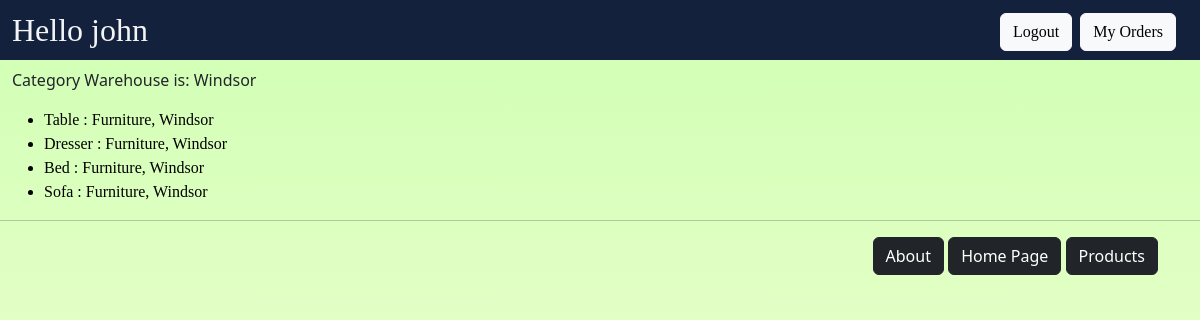
Screenshot of /myaoo/1/ (signed in) with the database file from the repository.
### myaoo/models.py (models this page shows, shortened)
class Category(models.Model):
    name = models.CharField(max_length=250)
    warehouse = models.CharField(max_length=250, default='None')
    def __str__(self):
        return self.name + ", " + self.warehouse

class Product(models.Model):
    category = models.ForeignKey(Category, related_name='products', on_delete=models.CASCADE)
    name = models.CharField(max_length=250)
    price = models.DecimalField(max_digits=8, decimal_places=2)
    stock = models.PositiveIntegerField(default=100, validators=[MaxValueValidator(1000), MinValueValidator(0)])
    available = models.BooleanField(default=True)
    description = models.TextField(blank=True)
    interested = models.PositiveIntegerField(default=0)

### myaoo/views.py (the view)
@login_required
def detail(request, cat_no):
    response = HttpResponse()
    categories = Category.objects.filter(id=cat_no).values()
    if not categories:
        response.write(get_object_or_404(categories))
        return response
    products = Product.objects.filter(category=cat_no)
    return render(request, 'myaoo/detail.html', {'cat_name': categories[0].get('warehouse'), 'products': products})

### myaoo/templates/myaoo/detail.html (shortened to what this page needs)
{% extends 'myaoo/base.html' %}
{% block body_block %}
    <div class="mybdy">
        <p>Category Warehouse is: {{ cat_name }}</p>
        <ul>
            {% for product in products %}
                <li> {{ product.name }} : {{ product.category }}</li>
            {% endfor %}
        </ul>
    </div>
{% endblock %}

### myaoo/templates/myaoo/base.html (shortened to what this page needs)
<!DOCTYPE html>
{% load static %}
<html lang="en">
<head>
    <link rel="stylesheet" type="text/css" href="{% static 'myaoo/style.css' %}"/>
    <link rel="stylesheet" href="https://cdn.jsdelivr.net/npm/bootstrap@5.2.2/dist/css/bootstrap.min.css">
</head>
<body>
    <div>
        <h1 class="hdng">
            <div class="myhdg">
                Hello
                {% if user.is_authenticated %}
                    {{ request.user.username }}
                {% else %}
                    Guest
                {% endif %}
            </div>
            <div class="logbtn">
                {% if user.is_authenticated %}
                    <button onclick="location.href='{% url 'myaoo:logout' %}'" type="button" class="btn btn-light">Logout</button>
                    <button onclick="location.href='{% url 'myaoo:myorders' %}'" type="button" class="btn btn-light">My Orders</button>
                {% else %}
                    <button onclick="location.href='{% url 'myaoo:login' %}'" type="button" class="btn btn-light">Login</button>
                    <button onclick="location.href='{% url 'myaoo:register' %}'" type="button" class="btn btn-light">Register</button>
                {% endif %}
            </div>
        </h1>
        {% block body_block %}*** {% endblock %}
    </div>
    <hr />
    <div class="container">
        <div class="btn-group-justified btns">
            <button onclick="location.href='{% url 'myaoo:about' %}'" type="button" class="btn btn-dark">About</button>
            <button onclick="location.href='{% url 'myaoo:index' %}'" type="button" class="btn btn-dark">Home Page</button>
            <button onclick="location.href='{% url 'myaoo:products' %}'" type="button" class="btn btn-dark">Products</button>
        </div>
    </div>
</body>
</html>

### myaoo/static/myaoo/style.css (style rules this page uses)
html { min-height: 100%; }
.hdng { background-color: #14213d; color: #f2f4f5; height: 60px; font-size: xx-large; font-family: Verdana; font-family: Copperplate, Papyrus, fantasy; margin-top: 0; display: flex; justify-content: flex-start; align-content: center; align-items: center; }
.myhdg { margin-left: 1%; }
.logbtn { align-self: center; margin-left: auto; margin-right: 2%; }
body { background: linear-gradient(#cfffb3, #ffffe0); font-family: "Helvetica Neue", Helvetica, Arial, sans-serif; }
li { color: #000000; font-family: "Helvetica"; font-family: Copperplate, Papyrus, fantasy; }
.btns { text-align-last: end; }
.mybdy { margin-left: 1%; }

### rows the page displays
Category: warehouse "Windsor"
Product: name "Table", category "Furniture, Windsor"
Product: name "Dresser", category "Furniture, Windsor"
Product: name "Bed", category "Furniture, Windsor"
Product: name "Sofa", category "Furniture, Windsor"

### other values shown
{{ request.user.username }} "john"
